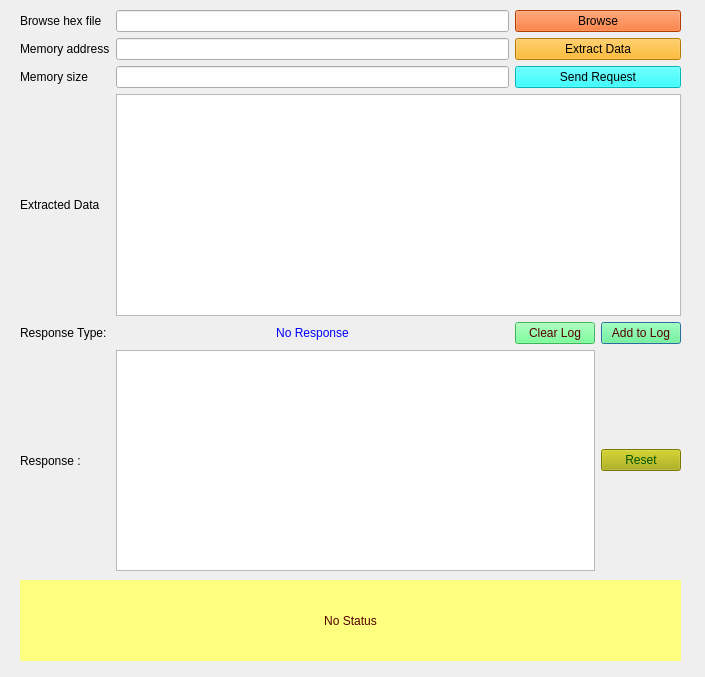
<?xml version="1.0" encoding="UTF-8"?>
<ui version="4.0">
 <class>Form_SID34</class>
 <widget class="QDialog" name="Form_SID34">
  <property name="geometry">
   <rect>
    <x>0</x>
    <y>0</y>
    <width>705</width>
    <height>677</height>
   </rect>
  </property>
  <property name="windowTitle">
   <string>Data Flashing Service 34</string>
  </property>
  <widget class="QWidget" name="layoutWidget">
   <property name="geometry">
    <rect>
     <x>20</x>
     <y>10</y>
     <width>661</width>
     <height>561</height>
    </rect>
   </property>
   <layout class="QGridLayout" name="gridLayout_2">
    <property name="sizeConstraint">
     <enum>QLayout::SetNoConstraint</enum>
    </property>
    <item row="5" column="3">
     <widget class="QPushButton" name="pushButton_appendLog_2">
      <property name="styleSheet">
       <string notr="true">background-color: rgb(85, 255, 127);
color: rgb(85, 0, 0);</string>
      </property>
      <property name="text">
       <string>Add to Log</string>
      </property>
     </widget>
    </item>
    <item row="8" column="3">
     <widget class="QPushButton" name="pushButton_reset_2">
      <property name="styleSheet">
       <string notr="true">background-color: rgb(170, 170, 0);
font: 75 8pt &quot;MS Shell Dlg 2&quot;;
color: rgb(0, 85, 0);</string>
      </property>
      <property name="text">
       <string>Reset</string>
      </property>
     </widget>
    </item>
    <item row="8" column="1" colspan="2">
     <widget class="QTextBrowser" name="textBrowser_Resp_2"/>
    </item>
    <item row="5" column="0">
     <widget class="QLabel" name="label_5">
      <property name="text">
       <string>Response Type: </string>
      </property>
     </widget>
    </item>
    <item row="1" column="1">
     <widget class="QLineEdit" name="lineEdit_Mem_address">
      <property name="toolTip">
       <string>&lt;html&gt;&lt;head/&gt;&lt;body&gt;&lt;p&gt;Enter Memory Address in hexadecimal format&lt;/p&gt;&lt;/body&gt;&lt;/html&gt;</string>
      </property>
     </widget>
    </item>
    <item row="1" column="2" colspan="2">
     <widget class="QPushButton" name="pushButton_ExtractData">
      <property name="toolTip">
       <string>&lt;html&gt;&lt;head/&gt;&lt;body&gt;&lt;p&gt;Extracts the data for the given address and size from the excel file&lt;/p&gt;&lt;/body&gt;&lt;/html&gt;</string>
      </property>
      <property name="styleSheet">
       <string notr="true">background-color: rgb(255, 170, 0);
border-color: rgb(0, 0, 0);
color: rgb(0, 0, 0);</string>
      </property>
      <property name="text">
       <string>Extract Data</string>
      </property>
     </widget>
    </item>
    <item row="5" column="2">
     <widget class="QPushButton" name="pushButton_clearLog_2">
      <property name="styleSheet">
       <string notr="true">background-color: rgb(85, 255, 127);
color: rgb(85, 0, 0);</string>
      </property>
      <property name="text">
       <string>Clear Log</string>
      </property>
     </widget>
    </item>
    <item row="5" column="1">
     <widget class="QLabel" name="label_ResType_2">
      <property name="autoFillBackground">
       <bool>false</bool>
      </property>
      <property name="styleSheet">
       <string notr="true">color: rgb(0, 0, 255);</string>
      </property>
      <property name="text">
       <string>No Response</string>
      </property>
      <property name="alignment">
       <set>Qt::AlignCenter</set>
      </property>
     </widget>
    </item>
    <item row="8" column="0">
     <widget class="QLabel" name="label_4">
      <property name="text">
       <string>Response : </string>
      </property>
     </widget>
    </item>
    <item row="0" column="2" colspan="2">
     <widget class="QPushButton" name="pushButton_Browse">
      <property name="toolTip">
       <string>&lt;html&gt;&lt;head/&gt;&lt;body&gt;&lt;p&gt;Browse the hex file which is needed to be flashed&lt;/p&gt;&lt;/body&gt;&lt;/html&gt;</string>
      </property>
      <property name="styleSheet">
       <string notr="true">background-color: rgb(255, 85, 0);
border-color: rgb(0, 0, 0);
color: rgb(0, 0, 0);</string>
      </property>
      <property name="text">
       <string>Browse</string>
      </property>
     </widget>
    </item>
    <item row="1" column="0">
     <widget class="QLabel" name="label_8">
      <property name="text">
       <string>Memory address</string>
      </property>
     </widget>
    </item>
    <item row="3" column="2" colspan="2">
     <widget class="QPushButton" name="pushButton_Send34Req_2">
      <property name="toolTip">
       <string>&lt;html&gt;&lt;head/&gt;&lt;body&gt;&lt;p&gt;Sends the 34 service request to ECU&lt;/p&gt;&lt;/body&gt;&lt;/html&gt;</string>
      </property>
      <property name="styleSheet">
       <string notr="true">background-color: rgb(0, 255, 255);
border-color: rgb(0, 0, 0);
color: rgb(0, 0, 0);</string>
      </property>
      <property name="text">
       <string>Send Request</string>
      </property>
     </widget>
    </item>
    <item row="3" column="0">
     <widget class="QLabel" name="label_7">
      <property name="text">
       <string>Memory size</string>
      </property>
     </widget>
    </item>
    <item row="0" column="1">
     <widget class="QLineEdit" name="lineEdit_Mem_address_2">
      <property name="toolTip">
       <string>&lt;html&gt;&lt;head/&gt;&lt;body&gt;&lt;p&gt;Enter Memory Address in hexadecimal format&lt;/p&gt;&lt;/body&gt;&lt;/html&gt;</string>
      </property>
     </widget>
    </item>
    <item row="3" column="1">
     <widget class="QLineEdit" name="lineEdit_Mem_size">
      <property name="toolTip">
       <string>&lt;html&gt;&lt;head/&gt;&lt;body&gt;&lt;p&gt;Enter Memory size in hexadecimal format&lt;/p&gt;&lt;/body&gt;&lt;/html&gt;</string>
      </property>
     </widget>
    </item>
    <item row="0" column="0">
     <widget class="QLabel" name="label_9">
      <property name="text">
       <string>Browse hex file</string>
      </property>
     </widget>
    </item>
    <item row="4" column="0">
     <widget class="QLabel" name="label_10">
      <property name="text">
       <string>Extracted Data</string>
      </property>
     </widget>
    </item>
    <item row="4" column="1" colspan="3">
     <widget class="QTextEdit" name="textEdit">
      <property name="toolTip">
       <string>&lt;html&gt;&lt;head/&gt;&lt;body&gt;&lt;p&gt;Extracted Data from the hex file&lt;/p&gt;&lt;/body&gt;&lt;/html&gt;</string>
      </property>
     </widget>
    </item>
   </layout>
  </widget>
  <widget class="QLabel" name="label_status">
   <property name="geometry">
    <rect>
     <x>20</x>
     <y>580</y>
     <width>661</width>
     <height>81</height>
    </rect>
   </property>
   <property name="styleSheet">
    <string notr="true">background-color: rgb(255, 255, 127);
color: rgb(85, 0, 0);
border-color: rgb(0, 0, 255);</string>
   </property>
   <property name="text">
    <string>No Status</string>
   </property>
   <property name="alignment">
    <set>Qt::AlignCenter</set>
   </property>
   <property name="wordWrap">
    <bool>true</bool>
   </property>
  </widget>
 </widget>
 <resources/>
 <connections/>
</ui>
